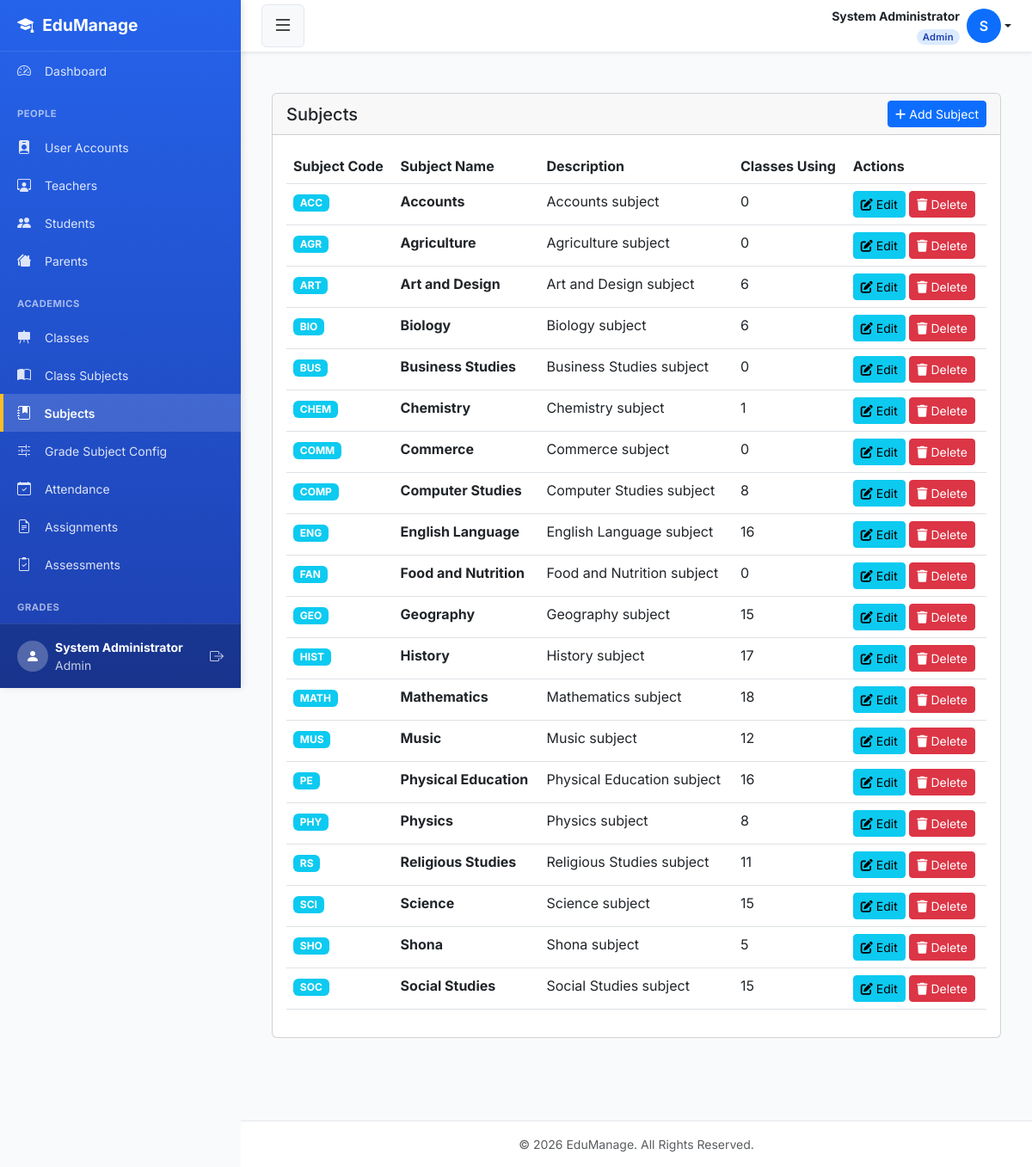
Page /settings/subjects/ (signed in) on the committed database.
### smsapp/models.py (models this page shows, shortened)
class User(AbstractUser):
    ROLE_CHOICES = [
        ('admin',   'Admin'),
        ('teacher', 'Teacher'),
        ('student', 'Student'),
        ('parent',  'Parent'),
    ]
    role  = models.CharField(max_length=10, choices=ROLE_CHOICES, default='student')
    phone = models.CharField(max_length=20, blank=True, null=True)
    email = models.EmailField(unique=True, blank=True, null=True)
    REQUIRED_FIELDS = ['first_name', 'last_name', 'role']
    class Meta:
        db_table = 'users'

class Subject(models.Model):
    name        = models.CharField(max_length=100, unique=True)
    code        = models.CharField(max_length=10, unique=True)
    description = models.TextField(blank=True, null=True)
    created_at  = models.DateTimeField(auto_now_add=True)
    class Meta:
        db_table = 'subjects'
        ordering = ['name']

### smsapp/views.py (the view)
# urls.py: path('settings/subjects/', views.subject_list, name='subject_list'),
@login_required
@admin_required
def subject_list(request):
    subjects = Subject.objects.annotate(
        class_count=Count('class_assignments')
    ).order_by('name')
    return render(request, 'settings/subject_list.html', {'subjects': subjects})

### smsapp/templates/settings/subject_list.html (shortened to what this page needs)
{% extends "base.html" %}
{% load static %}
{% block content %}
<div class="container-fluid py-4">
    <div class="row">
        <div class="col-12">
            <div class="card">
                <div class="card-header d-flex justify-content-between align-items-center">
                    <h5 class="card-title mb-0">Subjects</h5>
                    <a href="{% url 'subject_add' %}" class="btn btn-primary btn-sm">
                        <i class="fas fa-plus"></i> Add Subject
                    </a>
                </div>
                <div class="card-body">
                    <div class="table-responsive">
                        <table class="table table-hover">
                            <thead>
                                <tr>
                                    <th>Subject Code</th>
                                    <th>Subject Name</th>
                                    <th>Description</th>
                                    <th>Classes Using</th>
                                    <th>Actions</th>
                                </tr>
                            </thead>
                            <tbody>
                                {% for subject in subjects %}
                                <tr>
                                    <td><span class="badge bg-info">{{ subject.code }}</span></td>
                                    <td><strong>{{ subject.name }}</strong></td>
                                    <td>{{ subject.description|truncatechars:50|default:"-" }}</td>
                                    <td>{{ subject.class_count }}</td>
                                    <td>
                                        <a href="{% url 'subject_edit' subject.id %}" class="btn btn-sm btn-info">
                                            <i class="fas fa-edit"></i> Edit
                                        </a>
                                        <button type="button" class="btn btn-sm btn-danger" data-bs-toggle="modal" data-bs-target="#deleteModal{{ subject.id }}">
                                            <i class="fas fa-trash"></i> Delete
                                        </button>
                                    </td>
                                </tr>
                                {% empty %}
                                <tr>
                                    <td colspan="5" class="text-center">No subjects found.</td>
                                </tr>
                                {% endfor %}
                            </tbody>
                        </table>
                    </div>
                </div>
            </div>
        </div>
    </div>
</div>
{% endblock %}

### smsapp/templates/base.html (shortened to what this page needs)
<!DOCTYPE html>
<html lang="en">
<head>
    <link href="https://cdn.jsdelivr.net/npm/bootstrap@5.3.0/dist/css/bootstrap.min.css" rel="stylesheet">
    <link rel="stylesheet" href="https://cdn.jsdelivr.net/npm/bootstrap-icons@1.11.0/font/bootstrap-icons.css">
    <link rel="stylesheet" href="https://cdnjs.cloudflare.com/ajax/libs/font-awesome/6.4.0/css/all.min.css">
</head>
<body>
<div class="d-flex" id="wrapper">
    <div id="sidebar-wrapper">
        <div class="sidebar-heading">
            <i class="bi bi-mortarboard-fill"></i> EduManage
        </div>
        <div class="sidebar-nav">
            {% if user.role == 'admin' %}
                <a href="{% url 'admin_dashboard' %}" class="list-group-item list-group-item-action">
                    <i class="bi bi-speedometer2"></i> Dashboard
                </a>
            {% elif user.role == 'teacher' %}
                <a href="{% url 'teacher_dashboard' %}" class="list-group-item list-group-item-action">
                    <i class="bi bi-speedometer2"></i> Dashboard
                </a>
            {% elif user.role == 'student' %}
                <a href="{% url 'student_dashboard' %}" class="list-group-item list-group-item-action">
                    <i class="bi bi-speedometer2"></i> Dashboard
                </a>
            {% elif user.role == 'parent' %}
                <a href="{% url 'parent_dashboard' %}" class="list-group-item list-group-item-action">
                    <i class="bi bi-speedometer2"></i> Dashboard
                </a>
            {% endif %}
            {% if user.role == 'admin' %}
                <div class="sidebar-heading-text">People</div>
                <a href="{% url 'user_list' %}" class="list-group-item list-group-item-action">
                    <i class="bi bi-person-badge-fill"></i> User Accounts
                </a>
                <a href="{% url 'teacher_list' %}" class="list-group-item list-group-item-action">
                    <i class="bi bi-person-workspace"></i> Teachers
                </a>
                <a href="{% url 'student_list' %}" class="list-group-item list-group-item-action">
                    <i class="bi bi-people-fill"></i> Students
                </a>
                <a href="{% url 'parent_list' %}" class="list-group-item list-group-item-action">
                    <i class="bi bi-houses-fill"></i> Parents
                </a>
                <div class="sidebar-heading-text">Academics</div>
                <a href="{% url 'class_list' %}" class="list-group-item list-group-item-action">
                    <i class="bi bi-easel-fill"></i> Classes
                </a>
                <a href="{% url 'class_subject_list' %}" class="list-group-item list-group-item-action">
                    <i class="bi bi-book-half"></i> Class Subjects
                </a>
                <a href="{% url 'subject_list' %}" class="list-group-item list-group-item-action">
                    <i class="bi bi-journal-bookmark-fill"></i> Subjects
                </a>
                <a href="{% url 'grade_subject_config_list' %}" class="list-group-item list-group-item-action">
                    <i class="bi bi-sliders2"></i> Grade Subject Config
                </a>
                <a href="{% url 'attendance_history' %}" class="list-group-item list-group-item-action">
                    <i class="bi bi-calendar-check"></i> Attendance
                </a>
                <a href="{% url 'assignment_list' %}" class="list-group-item list-group-item-action">
                    <i class="bi bi-file-earmark-text"></i> Assignments
                </a>
                <a href="{% url 'create_assessment' %}" class="list-group-item list-group-item-action">
                    <i class="bi bi-clipboard2-check"></i> Assessments
                </a>
                <div class="sidebar-heading-text">Grades</div>
                <a href="{% url 'view_gradebook' 0 0 %}" class="list-group-item list-group-item-action" onclick="return false;">
                </a>
            {% endif %}
        </div>
        <div class="sidebar-footer">
            <div class="d-flex align-items-center">
                <div class="rounded-circle bg-white bg-opacity-25 d-flex align-items-center justify-content-center me-2"
                     style="width: 36px; height: 36px;">
                    <i class="bi bi-person-fill"></i>
                </div>
                <div class="flex-grow-1">
                    <div class="small fw-bold">{{ user.get_full_name|default:user.username }}</div>
                    <div class="small opacity-75">{{ user.get_role_display }}</div>
                </div>
                <a href="{% url 'logout' %}" class="text-white text-decoration-none opacity-75 hover-opacity-100">
                    <i class="bi bi-box-arrow-right"></i>
                </a>
            </div>
        </div>
    </div>
    <div id="page-content-wrapper">
        <nav class="top-navbar">
            <button class="btn btn-light" id="sidebarToggle" aria-label="Toggle sidebar">
                <i class="bi bi-list fs-4"></i>
            </button>
            <div class="dropdown">
                <a href="#"
                   class="d-flex align-items-center text-decoration-none dropdown-toggle text-dark"
                   id="userDropdown"
                   data-bs-toggle="dropdown"
                   aria-expanded="false">
                    <div class="me-2 text-end d-none d-lg-block">
                        <div class="fw-bold small">
                            {{ user.get_full_name|default:user.username }}
                        </div>
                        <span class="role-badge {{ user.role }}">
                            {{ user.get_role_display }}
                        </span>
                    </div>
                    <div class="rounded-circle bg-primary text-white d-flex align-items-center justify-content-center"
                         style="width:40px;height:40px;font-weight:600;flex-shrink:0;">
                        {{ user.first_name|first|default:user.username|first|upper }}
                    </div>
                </a>
            </div>
        </nav>
        <div class="container-fluid p-4">
            {% block content %}{% endblock %}
        </div>
        <footer class="bg-white text-center py-3 mt-5 border-top">
            <div class="container text-muted small">
                &copy; {% now "Y" %} EduManage. All Rights Reserved.
            </div>
        </footer>
    </div>
</div>
</body>
</html>

### smsapp/templates/base.html (style rules this page uses)
:root { --primary-color: #2563eb; --primary-dark: #1e40af; --secondary-color: #64748b; --sidebar-width: 280px; --header-height: 60px; }
* { margin: 0; padding: 0; box-sizing: border-box; }
body { font-family: 'Inter', -apple-system, BlinkMacSystemFont, 'Segoe UI', Roboto, sans-serif; background-color: #f8fafc; overflow-x: hidden; min-height: 100vh; }
#sidebar-wrapper { height: 100vh; width: var(--sidebar-width); position: fixed; top: 0; left: 0; background: linear-gradient(180deg, var(--primary-color) 0%, var(--primary-dark) 100%); color: white; box-shadow: 2px 0 8px rgba(0, 0, 0, 0.1); display: flex; flex-direction: column; overflow: hidden; z-index: 1000; }
.sidebar-heading { padding: 0.875rem 1.25rem; font-size: 1.2rem; font-weight: 700; color: white; border-bottom: 1px solid rgba(255, 255, 255, 0.1); height: var(--header-height); display: flex; align-items: center; gap: 10px; flex-shrink: 0; }
.sidebar-nav { flex: 1; overflow-y: auto; overflow-x: hidden; padding-bottom: 20px; }
.sidebar-footer { padding: 16px 20px; border-top: 1px solid rgba(255, 255, 255, 0.1); background: rgba(0, 0, 0, 0.2); flex-shrink: 0; }
.sidebar-heading-text { color: rgba(255, 255, 255, 0.6); font-size: 0.7rem; text-transform: uppercase; font-weight: 700; letter-spacing: 0.5px; padding: 15px 20px 8px; margin-top: 5px; }
.list-group-item { border: none; background-color: transparent; color: rgba(255, 255, 255, 0.85); padding: 10px 20px; font-size: 0.875rem; transition: all 0.2s ease; cursor: pointer; display: block; text-decoration: none; }
.list-group-item.active { background-color: rgba(255, 255, 255, 0.15); color: white; font-weight: 600; border-left: 4px solid #fbbf24; padding-left: 16px; }
.list-group-item i { margin-right: 12px; width: 20px; text-align: center; font-size: 1rem; }
#page-content-wrapper { margin-left: var(--sidebar-width); min-height: 100vh; width: calc(100% - var(--sidebar-width)); transition: margin 0.25s ease-out; }
.top-navbar { height: var(--header-height); background-color: white; box-shadow: 0 2px 4px rgba(0, 0, 0, 0.08); display: flex; align-items: center; justify-content: space-between; padding: 0 1.5rem; position: sticky; top: 0; z-index: 998; }
.top-navbar .btn-light { border: 1px solid #e2e8f0; transition: all 0.2s ease; }
.role-badge { display: inline-block; font-size: 0.7rem; padding: 1px 7px; border-radius: 20px; font-weight: 600; text-transform: capitalize; letter-spacing: 0.3px; }
.role-badge.admin { background: #dbeafe; color: #1e40af; }
footer { margin-top: auto; }
.container-fluid { max-width: 1400px; }
.border-top { border-top: 1px solid #e5e7eb !important; }

### rows in the picture
User: get_full_name "System Administrator", role "Admin", first_name|first "S"
Subject: code "ACC", name "Accounts", description "Accounts subject", class_count "0"
Subject: code "AGR", name "Agriculture", description "Agriculture subject", class_count "0"
Subject: code "ART", name "Art and Design", description "Art and Design subject", class_count "6"
Subject: code "BIO", name "Biology", description "Biology subject", class_count "6"
Subject: code "BUS", name "Business Studies", description "Business Studies subject", class_count "0"
Subject: code "CHEM", name "Chemistry", description "Chemistry subject", class_count "1"
Subject: code "COMM", name "Commerce", description "Commerce subject", class_count "0"
Subject: code "COMP", name "Computer Studies", description "Computer Studies subject", class_count "8"
Subject: code "ENG", name "English Language", description "English Language subject", class_count "16"
Subject: code "FAN", name "Food and Nutrition", description "Food and Nutrition subject", class_count "0"
Subject: code "GEO", name "Geography", description "Geography subject", class_count "15"
Subject: code "HIST", name "History", description "History subject", class_count "17"
Subject: code "MATH", name "Mathematics", description "Mathematics subject", class_count "18"
Subject: code "MUS", name "Music", description "Music subject", class_count "12"
Subject: code "PE", name "Physical Education", description "Physical Education subject", class_count "16"
Subject: code "PHY", name "Physics", description "Physics subject", class_count "8"
Subject: code "RS", name "Religious Studies", description "Religious Studies subject", class_count "11"
Subject: code "SCI", name "Science", description "Science subject", class_count "15"
Subject: code "SHO", name "Shona", description "Shona subject", class_count "5"
Subject: code "SOC", name "Social Studies", description "Social Studies subject", class_count "15"
